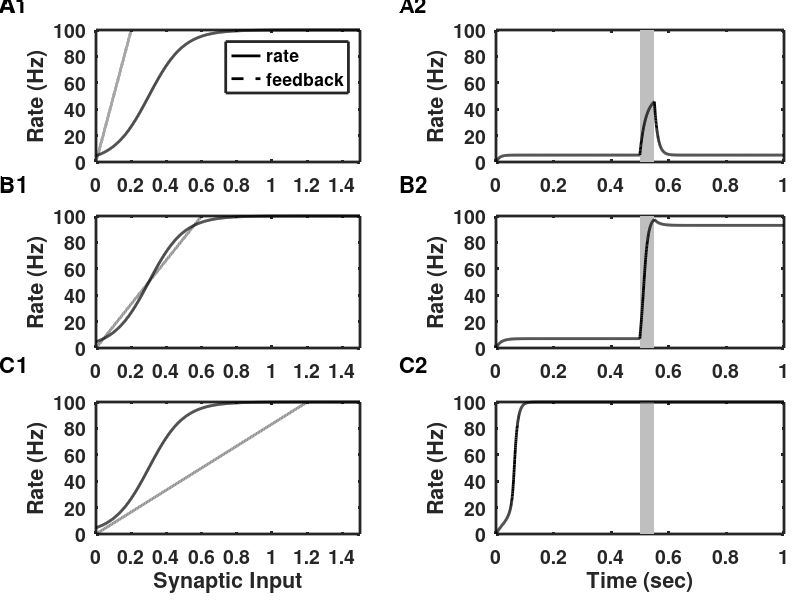

Write the MATLAB code that produced this figure.
% Figure_6_4.m
% Simple firing-rate model of bistability.
% Uses sigmoidal f-I curve so that firing rate saturates.
% Plots firing rate and feedback curves to show fixed points then simulates
% the model with inputs.
% Three cases with different feedback strengths are depicted, corresponding
% to the three regimes of single stable quiescent state; two stable states;
% and single stable high-activity state.
%
% This code was used to produce Figure 6.4 in the textbook:
% An Introductory Course in Computational Neuroscience
% by Paul Miller (Brandeis University, 2017)
%
%%%%%%%%%%%%%%%%%%%%%%%%%%%%%%%%%%%%%%%%%%%%%%%%%%%%%%%%%%%%%%%%%%%%%%%%%%%

clear;

%% Parameters for sigmoidal firing-rate response curve
rmax = 100;                 % Maximum rate
x_sigma = 0.1;              % Inverse of steepness of response
x_mid = 0.3;                % Default input for 1/2-max response (can vary)
tau = 0.010;                % Time constant for firing-rate to change

%% Parameters that vary across conditions are given in vectors, with each 
%  element of the vector to be used on one corresponding trial.


%% Synaptic response parameters
Wee_vec = [0.2 0.6 1.2];        % 3 different strengths of synaptic feedback.

tau_s = 0.002;                  % Synaptic time constant for AMPA receptors

%% Now set up vectors to generate the firing rate response to a range of 
%  inputs and the dependence of synaptic feedback on a range of rates.
S_range = [0:0.001:1.5];          % Range of synaptic inputs to use    
r_range = [0:0.01:rmax];        % Range of presynaptic rates to use.


%% Set up the plotting parameters
set(0,'DefaultLineLineWidth',2,...
    'DefaultLineMarkerSize',8, ...
    'DefaultAxesLineWidth',2, ...
    'DefaultAxesFontSize',14,...
    'DefaultAxesFontWeight','Bold');

figure(1)
clf
%% Set up the simulation parameters 
dt = 0.0005;                % Time step to use
tmax = 1;                   % Maximum time for simulation
tvec = dt:dt:tmax;          % Vector of time points
Nt = length(tvec);          % Number of time points
Ntrials = 3;                % Number of different simulation trials

r = zeros(Ntrials,Nt);      % Initialize vector for firing rates
s = zeros(Ntrials,Nt);      % Initialize vector for synaptic inputs

t_on = 0.5;                   % Time for stimulus onset
t_off = 0.55;                % Time for stimulus offset
stim_amp = 0.2;             % Amplitude of stimulus
stim = zeros(1, Nt);        % Initialize vector for the stimulus
% then add stimulus to appropriate time points.
stim(round(t_on/dt):round(t_off/dt)) = stim_amp;    

% Loop through trials with different parameters on each trial
for trial = 1:Ntrials;         
    Wee = Wee_vec(trial);       % Value of total synaptic strength
    
    % Below is the formula for the firing rate response function that will 
    % be used in both the steady state curves and the simulation.
    % This is the sigmoid function of "x" where "x" is the value of the
    % variable (or vector of values) sent to the function.
    % This is written as an inline function as it will be used many times.
    r_of_s = @(x) rmax./(1 + exp(-(x-x_mid)/x_sigma));

    % Generate firing rate as a function of total synaptic input
    r_out = r_of_s(S_range);
    
    % Steady state formula for the synaptic response fraction depends 
    % linearly on r in this approximation.
    s_of_r = r_range/rmax;
    
    % Total synaptic input is the synaptic response fraction scaled by
    % total synaptic strength, Wee via S(r) = Wee.s(r).
    S_in = Wee*s_of_r;
        
    % Set up the figure to plot S(r) and r(S).
    figure(1)    
    subplot('Position',[0.12 1.04-0.31*trial 0.33 0.22]) % Position of panel
    plot(S_range,r_out,'k');        % Plot r(S) (S varied r from formula)
    hold on;                        % Do not overwrite
    plot(S_in,r_range,'k--');       % Plot S(r) (r varied S from formula)
    axis([0 1.5 0 rmax])               % Set the range of each axis

    if ( trial == Ntrials )          % If it is not the last trial
        xlabel('Synaptic Input')    % Otherwise label the x-axis
    end
    ylabel('Rate (Hz)')             % Label the y-axis
    if ( trial == 1 )
        legend('rate', 'feedback')
    end

    %% Now carry simulate the same model as a function of time
    % In models with multiple variables, each variable is updated using
    % the values of the set of variables on the previous time step
    for i = 2:Nt;                               % Loop through time points

        % First update the firing rate using the equation
        % dr/dt = -(r + r(S + stim) )/tau 
        % where S = Wee.s and the value of s on the prior time-step is used
        r(trial,i) = r(trial,i-1)*(1-dt/tau) + ...
            dt/tau*r_of_s(Wee*s(trial,i-1)+stim(i));
        
        
        % Next update the synaptic response variable,s, which depends on
        % rate, using the equation
        % ds/dt = (-s + r/rmax)/tau_s
        s(trial,i) = s(trial,i-1)*(1-dt/tau_s) + ...
            dt/tau_s*r(trial,i-1)/rmax;
        
    end;        % go to next time point
    
    %% Now plot the results
    
    % Set up the position of the panel for plotting simulation results
    subplot('Position',[0.62 1.04-0.31*trial 0.36 0.22])
    
    % produce a solid gray rectangle across the region of the stimulus
    fill([t_on t_on t_off t_off],[0 rmax rmax 0],[0.75, 0.75, 0.75], ...
        'EdgeColor','none')
    hold on;        % do not overwrite the gray rectangle
    plot(tvec,r(trial,:),'k');  % plot firing rate as a function of time
    if ( trial == Ntrials )          % if not the last trial
        xlabel('Time (sec)')        % Label x-axis on last trial
    end
    ylabel('Rate (Hz)')
    axis([0 tmax 0 rmax])            % Set the range of each axis
    
end;            % Go to next parameter set and produce a new trial


% Finally label the subfigures
annotation('textbox',[0.00 0.98 0.02 0.02],'LineStyle','none','FontSize',16,'FontWeight','Bold','String','A1')
annotation('textbox',[0.5 0.98 0.02 0.02],'LineStyle','none','FontSize',16,'FontWeight','Bold','String','A2')
annotation('textbox',[0.00 0.68 0.02 0.02],'LineStyle','none','FontSize',16,'FontWeight','Bold','String','B1')
annotation('textbox',[0.5 0.68 0.02 0.02],'LineStyle','none','FontSize',16,'FontWeight','Bold','String','B2')
annotation('textbox',[0.00 0.38 0.02 0.02],'LineStyle','none','FontSize',16,'FontWeight','Bold','String','C1')
annotation('textbox',[0.5 0.38 0.02 0.02],'LineStyle','none','FontSize',16,'FontWeight','Bold','String','C2')
